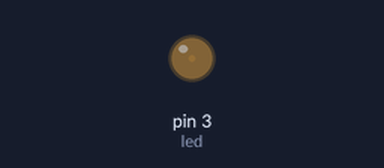
Bench run of a sketch on a simulated Arduino Uno, built with avr-gcc and run on an emulated ATmega328P. Parts: output pins drawn as LEDs (lit = HIGH).

Above: at 0.05 s.
At 2.15 s:
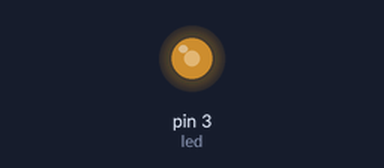
At 3.45 s:
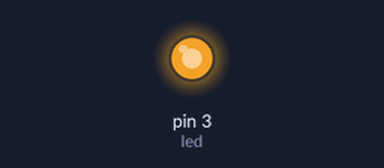
At 6.9 s:
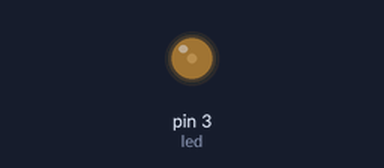
Timing chart, 0 to 10.0 s (numbered marks = the images above):
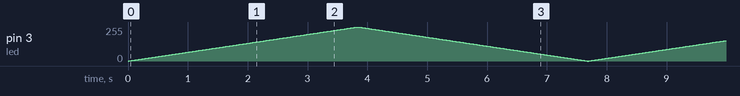

The sketch:

pwm.ino
```cpp
int led=3;
int brillo=0;

void setup() {
pinMode(led,OUTPUT);

}

void loop() {
  //analogWrite(led,0-255);//El segundo parametro le indicamos el rango e voltaje que va a utilizar(255=5 volts,su maximo)
                        //esta funciuon se encarga de dar el brillo del led y modular el ancho de pulso.

  //-----Con este bucle incrementaremos el brillo del led uno en uno----------
  for(brillo=0;brillo<256;brillo++){
    analogWrite(led,brillo);//recordar que el segundo parametro toma un valor de 0 a 255(0volts a 5 volts)
    delay(15);
  }
  for(brillo=255;brillo>=0;brillo--){
    analogWrite(led,brillo);//recordar que el segundo parametro toma un valor de 0 a 255(0volts a 5 volts)
    delay(15);
  }
}
```
